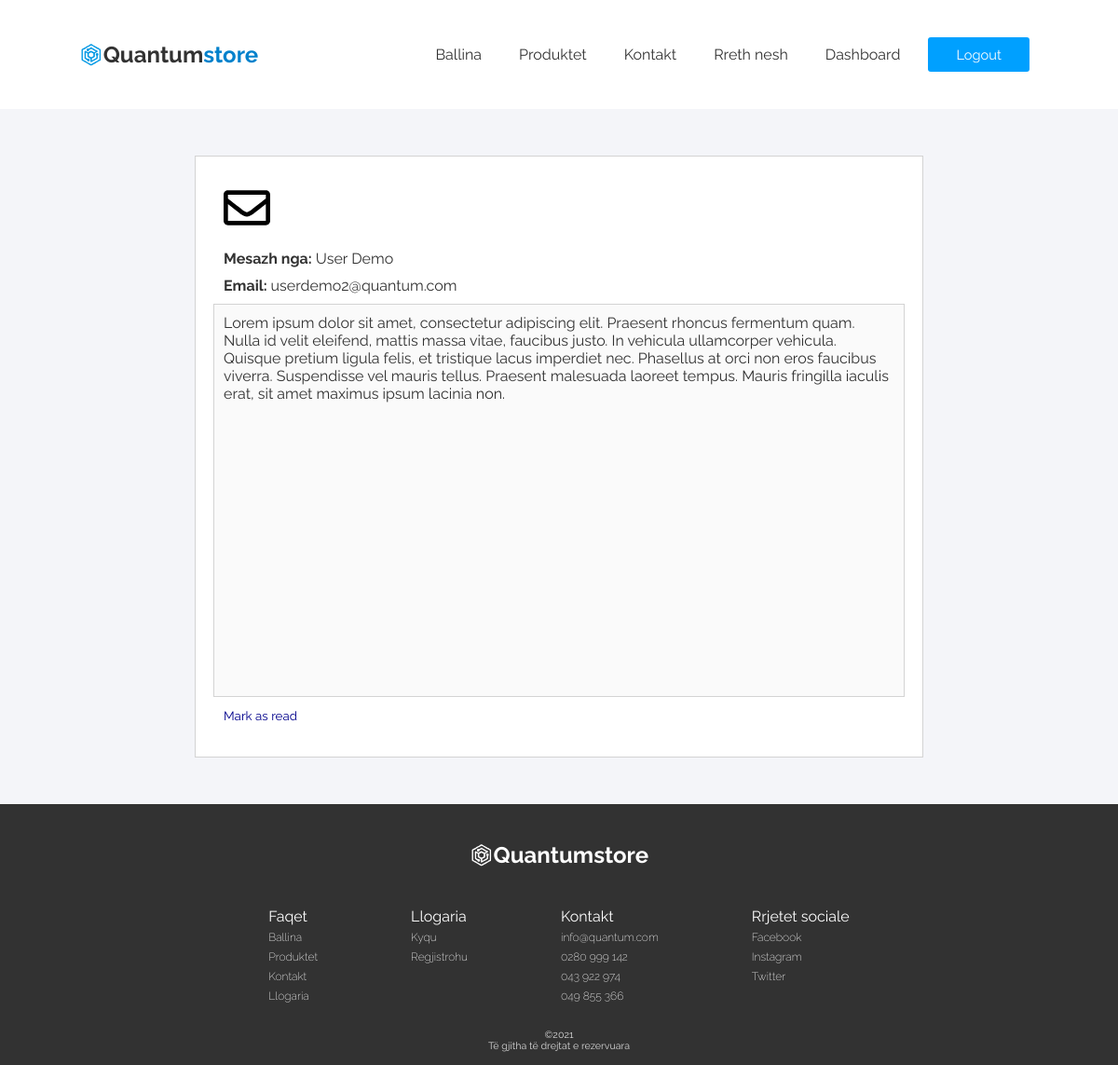
The app's page /views/view-message.php?action=view&msg_id=16 (signed in) with its own data.
### tables this page shows
CREATE TABLE `messages` (
  `id` int(11) NOT NULL,
  `emri` varchar(255) NOT NULL,
  `mbiemri` varchar(255) NOT NULL,
  `email` varchar(255) NOT NULL,
  `msg` text NOT NULL,
  `is_read` smallint(1) NOT NULL DEFAULT 0
);

### businessLogic/Database.php (called while the page is built, shortened)
<?php
class DatabaseConfig {
    private $connection;
    private $host = "localhost";
    private $dbname = "quantum";
    protected function getConnection(){
        return $this->connection;
    }
    private function createConnection(){
        try {
            $this->connection = new PDO("mysql:host=$this->host;dbname=$this->dbname", "root", "");
        } catch (PDOException $e) {
            print "Error!: " . $e->getMessage() . "<br/>";
            die();
        }
    }
}

### businessLogic/MessageMapper.php (called while the page is built, shortened)
<?php
require_once "Database.php";
class MessageMapper extends DatabaseConfig {
    private $connection;
    public function __construct(){
        $this->connection = $this->getConnection();
    }
    public function getMessageById($id){
        $this->query = "select * from messages where id=:id";
        $statement = $this->connection->prepare($this->query);
        $statement->bindParam(":id", $id);
        $statement->execute();
        $result = $statement->fetch(PDO::FETCH_ASSOC);
        return $result;
    }
}

### views/view-message.php (the view)
<?php
    include '../components/header.php';
    require_once '../businessLogic/MessageMapper.php';
    if(!empty($_SESSION['is_logged_in']) && isset($_SESSION['is_logged_in'])
        && $_SESSION['is_logged_in'] == 1 && $_SESSION['role'] == 1){
            $mapper = new MessageMapper();
            $msg = $mapper->getMessageById($_GET['msg_id']);
?>
    <div class="view-message-main">
        <div class="message-card">
            <img src="../images/icons/envelope-regular.svg" alt="">
            <p><b>Mesazh nga:</b> <?= $msg['emri'].' '.$msg['mbiemri']?></p>
            <p><b>Email: </b><?= $msg['email']?></p>
            <textarea disabled><?= $msg['msg']?></textarea>
            <p><a href="
                <?php if($msg['is_read'] == 0)
                    echo "../businessLogic/modifications.php?action=set-read&msg-id=".$msg['id'];
                else if($msg['is_read'] == 1)
                    echo "../businessLogic/modifications.php?action=set-unread&msg-id=".$msg['id'];?>">
                <?php if($msg['is_read'] == 1) echo "Mark as unread"; else echo "Mark as read"?>
            </a></p>
        </div>
    </div>
<?php } else {
    header("Location: ../views/index.php");
}
?>
<?php include '../components/footer.php'?>

### css/style.css (style rules this page uses)
* { font-family: 'Raleway', sans-serif; margin: 0; padding: 0; color: #323232; }
body { background-color: #F4F5F9; }
a { text-decoration: none; }
.view-message-main { display: flex; flex-direction: column; min-height:50vh; margin: 50px 0; align-items: center; justify-content: start; }
.message-card { display: flex; flex-direction: column; margin: 0 15px; background-color: white; border: 0.1px solid lightgrey; width: 60%; align-items: start; padding: 30px 30px; }
.message-card img { max-height: 50px; margin-bottom: 15px; }
.message-card p, .message-card textarea { margin: 5px 0; }
.message-card textarea { border: 0.1px solid lightgrey; resize: none; padding: 10px; width: 100%; align-self: center; min-height: 400px; font-size: 12pt; }
.message-card p:nth-child(5) a { font-size: 10pt; color: darkblue; }

### records on screen
messages: emri "User", mbiemri "Demo", email "userdemo2@quantum.com", msg "Lorem ipsum dolor sit amet, consectetur adipiscing elit. Praesent rhoncus fermentum quam. Nulla id velit eleifend, mattis massa vitae, faucibus justo. In vehicula ullamcorper vehicula. Quisque pretium ligula felis, et tristique lacus imperdiet nec. Phasellus at orci non eros faucibus viverra. Suspendisse vel mauris tellus. Praesent malesuada laoreet tempus. Mauris fringilla iaculis erat, sit amet maximus ipsum lacinia non."
